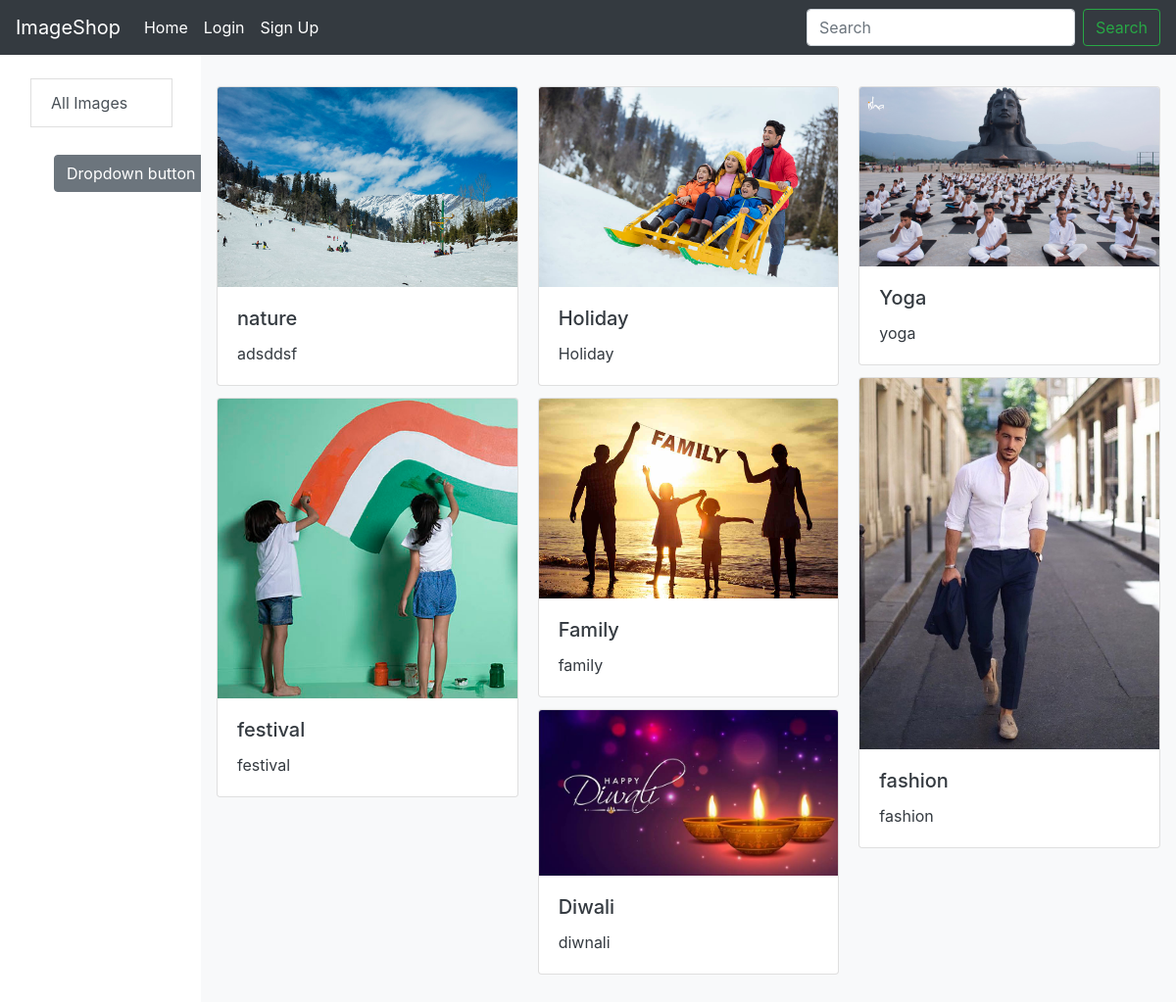
The app's page /appofimage/ with its own data.
### appofimage/models.py (models this page shows, shortened)
class post(models.Model):
    cat = models.ForeignKey(category, on_delete=models.CASCADE)
    post_title = models.CharField(max_length=500, default="")
    post_dec = models.TextField()
    post_date = models.DateTimeField()
    image = models.ImageField(upload_to='images')

### appofimage/views.py (the view)
# urls.py: path('', views.appofimage, name='appofimage'),
def appofimage(request):
    cats = category.objects.all()
    images = post.objects.all()
    data = {'images': images, 'cats': cats}
    return render(request, 'home.html', data)

### templates/home.html (shortened to what this page needs)
{% extends 'basic.html' %}
    {% block body %}
    <div class="row">
        <div class="col-md-2">
            <div class="container">
            <div class="all">
            <a href="/appofimage/" class="list-group-item list-group-item-action mt-4 mx-3">All Images</a>
            </div>
            <div class="dropdown">
                  <button class="btn btn-secondary dropdown-toggle mt-4 mx-3" type="button" id="dropdownMenuButton" data-toggle="dropdown" aria-haspopup="true" aria-expanded="false">
                    Dropdown button
                  </button>
             </div>
        </div>
            </div>
        <div class="col-md-10">
            <div class="p-3 mb-2 bg-light text-dark">
            <div class="card-columns mt-3">
                {% for i in images %}
                <div class="card">
                    <img src="/media/{{i.image}}" class="card-img-top" alt="...">
                    <div class="card-body">
                        <h5 class="card-title">{{i.post_title}}</h5>
                        <p class="card-text">{{i.post_dec}}</p>
                    </div>
                </div>
                {% endfor %}
            </div>
        </div>
     </div>
</div>
    {% endblock body%}

### templates/basic.html (shortened to what this page needs)
<!doctype html>
<html lang="en">
<head>
    <link rel="stylesheet" href="https://stackpath.bootstrapcdn.com/bootstrap/4.5.0/css/bootstrap.min.css">
</head>
<body>
    <nav class="navbar navbar-expand-lg navbar-dark bg-dark">
        <a class="navbar-brand" href="/appofimage/">ImageShop</a>
        <div class="collapse navbar-collapse" id="navbarSupportedContent">
            <ul class="navbar-nav mr-auto">
                <li class="nav-item active">
                    <a class="nav-link" href="/appofimage/">Home <span class="sr-only">(current)</span></a>
                </li>
                <li class="nav-item active">
                    <a class="nav-link" href="/appofimage/login/">Login <span class="sr-only">(current)</span></a>
                </li>
                <li class="nav-item active">
                    <a class="nav-link" href="/appofimage/signup/">Sign Up <span class="sr-only">(current)</span></a>
                </li>
            </ul>
            <form class="form-inline my-2 my-lg-0">
                <input class="form-control mr-sm-2" type="search" placeholder="Search" aria-label="Search">
                <button class="btn btn-outline-success my-2 my-sm-0" type="submit">Search</button>
            </form>
        </div>
    </nav>
    {% block body%} {% endblock body %}
</body>
</html>

### records on screen
post: image (picture), post_title "nature", post_dec "adsddsf"
post: image (picture), post_title "festival", post_dec "festival"
post: image (picture), post_title "Holiday", post_dec "Holiday"
post: image (picture), post_title "Family", post_dec "family"
post: image (picture), post_title "Diwali", post_dec "diwnali"
post: image (picture), post_title "Yoga", post_dec "yoga"
post: image (picture), post_title "fashion", post_dec "fashion"
